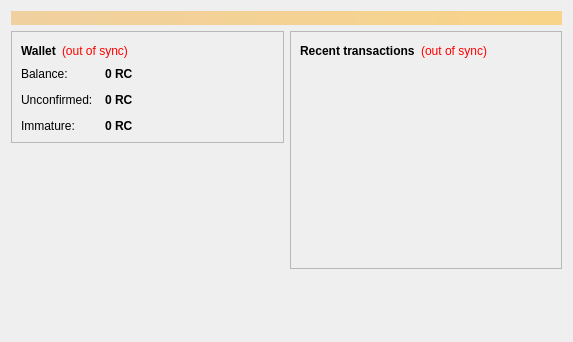
<?xml version="1.0" encoding="UTF-8"?>
<ui version="4.0">
 <class>OverviewPage</class>
 <widget class="QWidget" name="OverviewPage">
  <property name="geometry">
   <rect>
    <x>0</x>
    <y>0</y>
    <width>573</width>
    <height>342</height>
   </rect>
  </property>
  <property name="windowTitle">
   <string>Form</string>
  </property>
  <layout class="QVBoxLayout" name="topLayout">
   <item>
    <widget class="QLabel" name="labelAlerts">
     <property name="visible">
      <bool>false</bool>
     </property>
     <property name="styleSheet">
      <string notr="true">background-color: qlineargradient(x1: 0, y1: 0, x2: 1, y2: 0, stop:0 #F0D0A0, stop:1 #F8D488); color:#000000;</string>
     </property>
     <property name="wordWrap">
      <bool>true</bool>
     </property>
     <property name="margin">
      <number>3</number>
     </property>
    </widget>
   </item>
   <item>
    <layout class="QHBoxLayout" name="horizontalLayout" stretch="1,1">
     <item>
      <layout class="QVBoxLayout" name="verticalLayout_2">
       <item>
        <widget class="QFrame" name="frame">
         <property name="frameShape">
          <enum>QFrame::StyledPanel</enum>
         </property>
         <property name="frameShadow">
          <enum>QFrame::Raised</enum>
         </property>
         <layout class="QVBoxLayout" name="verticalLayout_4">
          <item>
           <layout class="QHBoxLayout" name="horizontalLayout_4">
            <item>
             <widget class="QLabel" name="label_5">
              <property name="font">
               <font>
                <weight>75</weight>
                <bold>true</bold>
               </font>
              </property>
              <property name="text">
               <string>Wallet</string>
              </property>
             </widget>
            </item>
            <item>
             <widget class="QLabel" name="labelWalletStatus">
              <property name="toolTip">
               <string>The displayed information may be out of date. Your wallet automatically synchronizes with the Recyclecoin network after a connection is established, but this process has not completed yet.</string>
              </property>
              <property name="styleSheet">
               <string notr="true">QLabel { color: red; }</string>
              </property>
              <property name="text">
               <string notr="true">(out of sync)</string>
              </property>
              <property name="alignment">
               <set>Qt::AlignLeading|Qt::AlignLeft|Qt::AlignVCenter</set>
              </property>
             </widget>
            </item>
            <item>
             <spacer name="horizontalSpacer_2">
              <property name="orientation">
               <enum>Qt::Horizontal</enum>
              </property>
              <property name="sizeHint" stdset="0">
               <size>
                <width>40</width>
                <height>20</height>
               </size>
              </property>
             </spacer>
            </item>
           </layout>
          </item>
          <item>
           <layout class="QFormLayout" name="formLayout_2">
            <property name="fieldGrowthPolicy">
             <enum>QFormLayout::AllNonFixedFieldsGrow</enum>
            </property>
            <property name="horizontalSpacing">
             <number>12</number>
            </property>
            <property name="verticalSpacing">
             <number>12</number>
            </property>
            <item row="0" column="0">
             <widget class="QLabel" name="label">
              <property name="text">
               <string>Balance:</string>
              </property>
             </widget>
            </item>
            <item row="0" column="1">
             <widget class="QLabel" name="labelBalance">
              <property name="font">
               <font>
                <weight>75</weight>
                <bold>true</bold>
               </font>
              </property>
              <property name="cursor">
               <cursorShape>IBeamCursor</cursorShape>
              </property>
              <property name="toolTip">
               <string>Your current balance</string>
              </property>
              <property name="text">
               <string notr="true">0 RC</string>
              </property>
              <property name="textInteractionFlags">
               <set>Qt::LinksAccessibleByMouse|Qt::TextSelectableByKeyboard|Qt::TextSelectableByMouse</set>
              </property>
             </widget>
            </item>
            <item row="1" column="0">
             <widget class="QLabel" name="label_3">
              <property name="text">
               <string>Unconfirmed:</string>
              </property>
             </widget>
            </item>
            <item row="1" column="1">
             <widget class="QLabel" name="labelUnconfirmed">
              <property name="font">
               <font>
                <weight>75</weight>
                <bold>true</bold>
               </font>
              </property>
              <property name="cursor">
               <cursorShape>IBeamCursor</cursorShape>
              </property>
              <property name="toolTip">
               <string>Total of transactions that have yet to be confirmed, and do not yet count toward the current balance</string>
              </property>
              <property name="text">
               <string notr="true">0 RC</string>
              </property>
              <property name="textInteractionFlags">
               <set>Qt::LinksAccessibleByMouse|Qt::TextSelectableByKeyboard|Qt::TextSelectableByMouse</set>
              </property>
             </widget>
            </item>
            <item row="2" column="0">
             <widget class="QLabel" name="labelImmatureText">
              <property name="text">
               <string>Immature:</string>
              </property>
             </widget>
            </item>
            <item row="2" column="1">
             <widget class="QLabel" name="labelImmature">
              <property name="font">
               <font>
                <weight>75</weight>
                <bold>true</bold>
               </font>
              </property>
              <property name="toolTip">
               <string>Mined balance that has not yet matured</string>
              </property>
              <property name="text">
               <string notr="true">0 RC</string>
              </property>
              <property name="textInteractionFlags">
               <set>Qt::LinksAccessibleByMouse|Qt::TextSelectableByKeyboard|Qt::TextSelectableByMouse</set>
              </property>
             </widget>
            </item>
           </layout>
          </item>
         </layout>
        </widget>
       </item>
       <item>
        <spacer name="verticalSpacer">
         <property name="orientation">
          <enum>Qt::Vertical</enum>
         </property>
         <property name="sizeHint" stdset="0">
          <size>
           <width>20</width>
           <height>40</height>
          </size>
         </property>
        </spacer>
       </item>
      </layout>
     </item>
     <item>
      <layout class="QVBoxLayout" name="verticalLayout_3">
       <item>
        <widget class="QFrame" name="frame_2">
         <property name="frameShape">
          <enum>QFrame::StyledPanel</enum>
         </property>
         <property name="frameShadow">
          <enum>QFrame::Raised</enum>
         </property>
         <layout class="QVBoxLayout" name="verticalLayout">
          <item>
           <layout class="QHBoxLayout" name="horizontalLayout_2">
            <item>
             <widget class="QLabel" name="label_4">
              <property name="text">
               <string>&lt;b&gt;Recent transactions&lt;/b&gt;</string>
              </property>
             </widget>
            </item>
            <item>
             <widget class="QLabel" name="labelTransactionsStatus">
              <property name="toolTip">
               <string>The displayed information may be out of date. Your wallet automatically synchronizes with the Recyclecoin network after a connection is established, but this process has not completed yet.</string>
              </property>
              <property name="styleSheet">
               <string notr="true">QLabel { color: red; }</string>
              </property>
              <property name="text">
               <string notr="true">(out of sync)</string>
              </property>
              <property name="alignment">
               <set>Qt::AlignRight|Qt::AlignTrailing|Qt::AlignVCenter</set>
              </property>
             </widget>
            </item>
            <item>
             <spacer name="horizontalSpacer">
              <property name="orientation">
               <enum>Qt::Horizontal</enum>
              </property>
              <property name="sizeHint" stdset="0">
               <size>
                <width>40</width>
                <height>20</height>
               </size>
              </property>
             </spacer>
            </item>
           </layout>
          </item>
          <item>
           <widget class="QListView" name="listTransactions">
            <property name="styleSheet">
             <string notr="true">QListView { background: transparent; }</string>
            </property>
            <property name="frameShape">
             <enum>QFrame::NoFrame</enum>
            </property>
            <property name="verticalScrollBarPolicy">
             <enum>Qt::ScrollBarAlwaysOff</enum>
            </property>
            <property name="horizontalScrollBarPolicy">
             <enum>Qt::ScrollBarAlwaysOff</enum>
            </property>
            <property name="selectionMode">
             <enum>QAbstractItemView::NoSelection</enum>
            </property>
           </widget>
          </item>
         </layout>
        </widget>
       </item>
       <item>
        <spacer name="verticalSpacer_2">
         <property name="orientation">
          <enum>Qt::Vertical</enum>
         </property>
         <property name="sizeHint" stdset="0">
          <size>
           <width>20</width>
           <height>40</height>
          </size>
         </property>
        </spacer>
       </item>
      </layout>
     </item>
    </layout>
   </item>
  </layout>
 </widget>
 <resources/>
 <connections/>
</ui>
